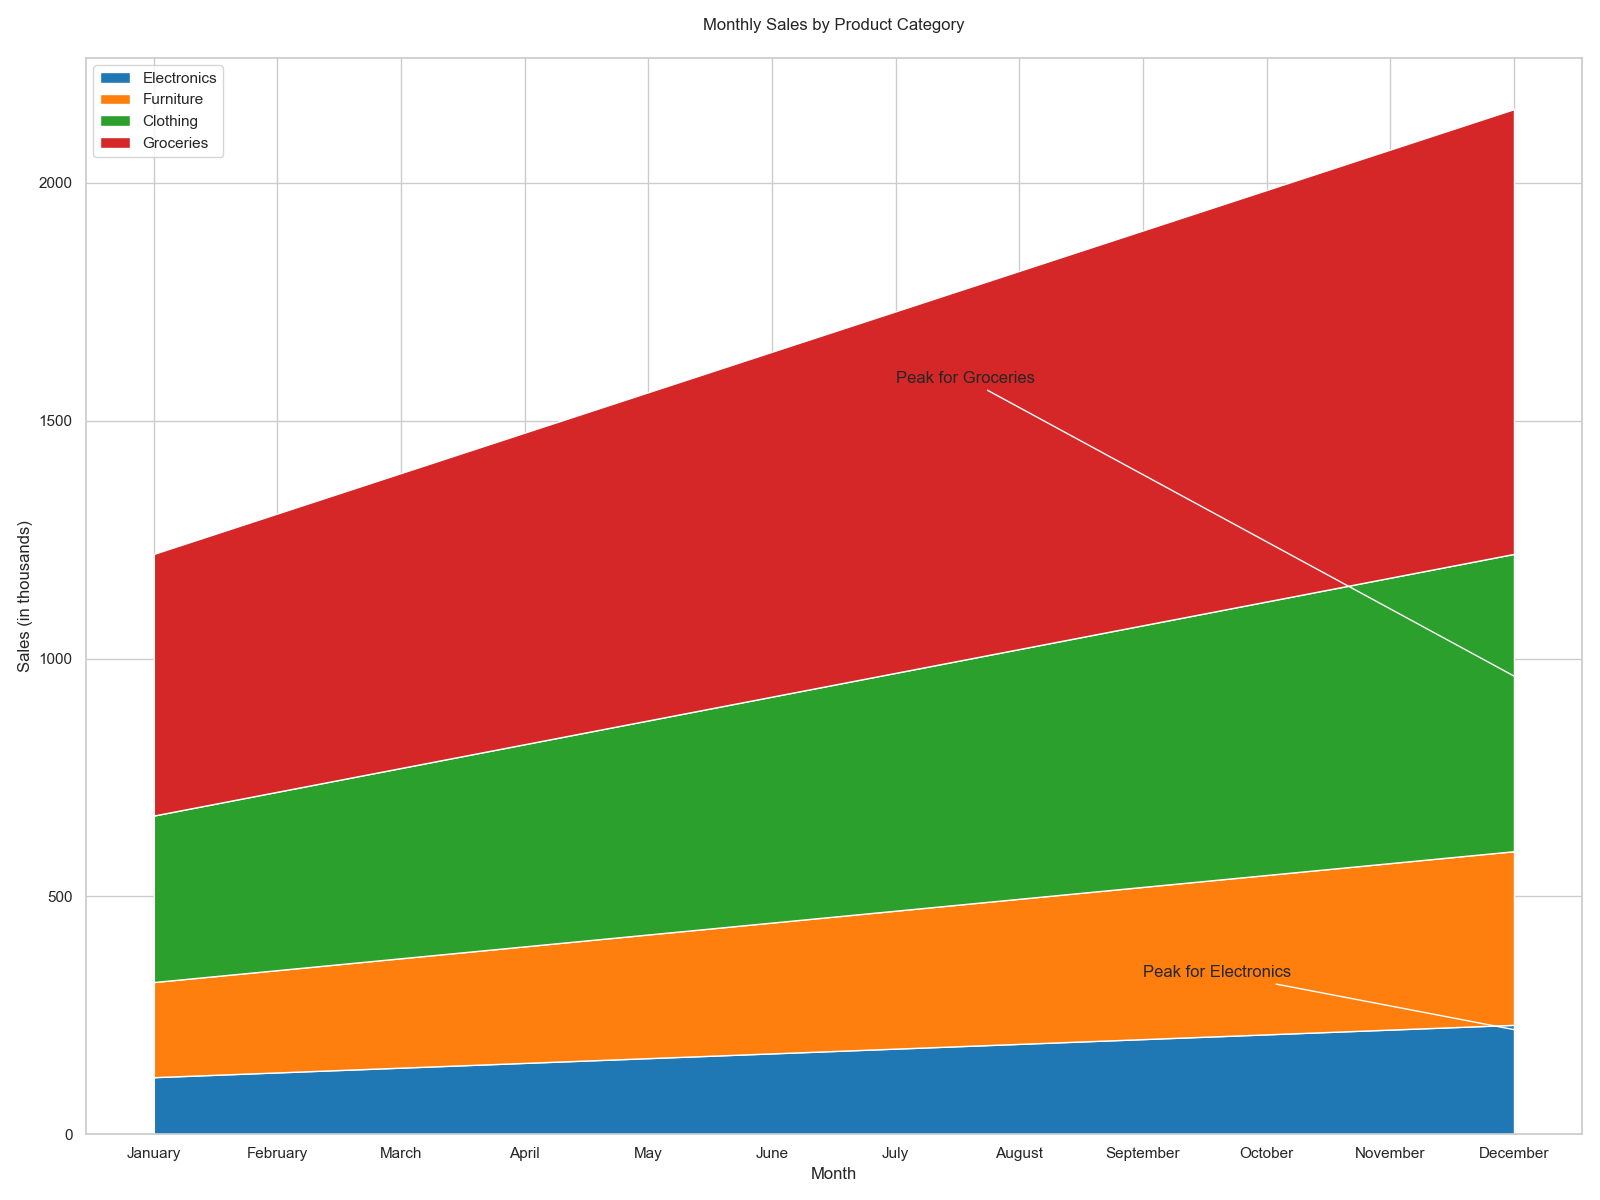

The Python source for this figure:

import numpy as np
import pandas as pd
import seaborn as sns
import matplotlib.pyplot as plt

# Data
data = {
    'Month': ['January', 'February', 'March', 'April', 'May', 'June', 
              'July', 'August', 'September', 'October', 'November', 'December'],
    'Electronics': [120, 130, 140, 150, 160, 170, 180, 190, 200, 210, 220, 230],
    'Furniture': [80, 85, 90, 95, 100, 105, 110, 115, 120, 125, 130, 135],
    'Clothing': [150, 160, 170, 180, 190, 200, 210, 220, 230, 240, 250, 260],
    'Groceries': [200, 210, 220, 230, 240, 250, 260, 270, 280, 290, 300, 310]
}

df = pd.DataFrame(data)
df.set_index('Month', inplace=True)

# Cumulative data for stacked area chart
cumulative = df.cumsum(axis=1)

# Plotting
plt.figure(figsize=(16, 12))
pal = ['#1f77b4', '#ff7f0e', '#2ca02c', '#d62728']
plt.stackplot(cumulative.index, cumulative['Electronics'], cumulative['Furniture'],
              cumulative['Clothing'], cumulative['Groceries'], labels=cumulative.columns, colors=pal)
plt.legend(loc='upper left')
plt.title('Monthly Sales by Product Category', pad=20)
plt.xlabel('Month')
plt.ylabel('Sales (in thousands)')
plt.annotate('Peak for Electronics', xy=(11.2, cumulative.loc['December', 'Electronics']-20),
             xytext=(8, cumulative.loc['December', 'Electronics']+100),
             arrowprops=dict(facecolor='black', arrowstyle="->", connectionstyle="arc3"))
plt.annotate('Peak for Groceries', xy=(11.2, cumulative.loc['December', 'Groceries']),
             xytext=(6, cumulative.loc['December', 'Groceries'] + cumulative.loc['December', 'Clothing'] + 20),
             arrowprops=dict(facecolor='black', arrowstyle="->", connectionstyle="arc3"))
plt.tight_layout()
plt.show()
